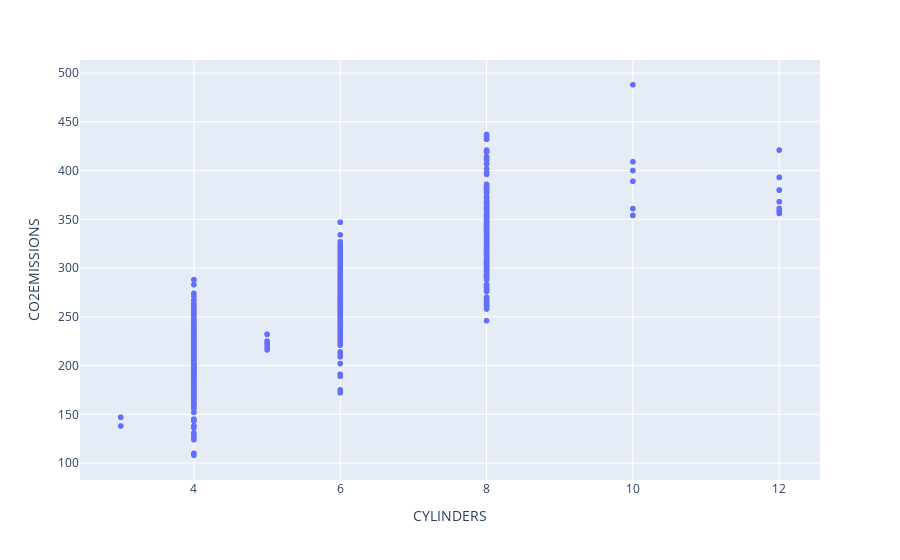

Here is the notebook cell this chart was saved with:
### Code cell
fig = px.scatter(df, x="CYLINDERS", y="CO2EMISSIONS")
fig.show()

### Figure 1 — Plotly figure (JSON) as saved in the notebook; plotly's stock layout.template omitted (floating-point values rounded to 4 significant figures; data arrays with more than 128 entries replaced by an {"elided": "..."} marker saying what was removed)
{"data": [{"hovertemplate": "CYLINDERS=%{x}<br>CO2EMISSIONS=%{y}<extra></extra>", "legendgroup": "", "marker": {"color": "#636efa", "symbol": "circle"}, "mode": "markers", "name": "", "showlegend": false, "type": "scattergl", "x": {"elided": "1067 int values"}, "xaxis": "x", "y": {"elided": "1067 int values"}, "yaxis": "y"}], "layout": {"legend": {"tracegroupgap": 0}, "margin": {"t": 60}, "xaxis": {"anchor": "y", "domain": [0, 1], "title": {"text": "CYLINDERS"}}, "yaxis": {"anchor": "x", "domain": [0, 1], "title": {"text": "CO2EMISSIONS"}}}}
